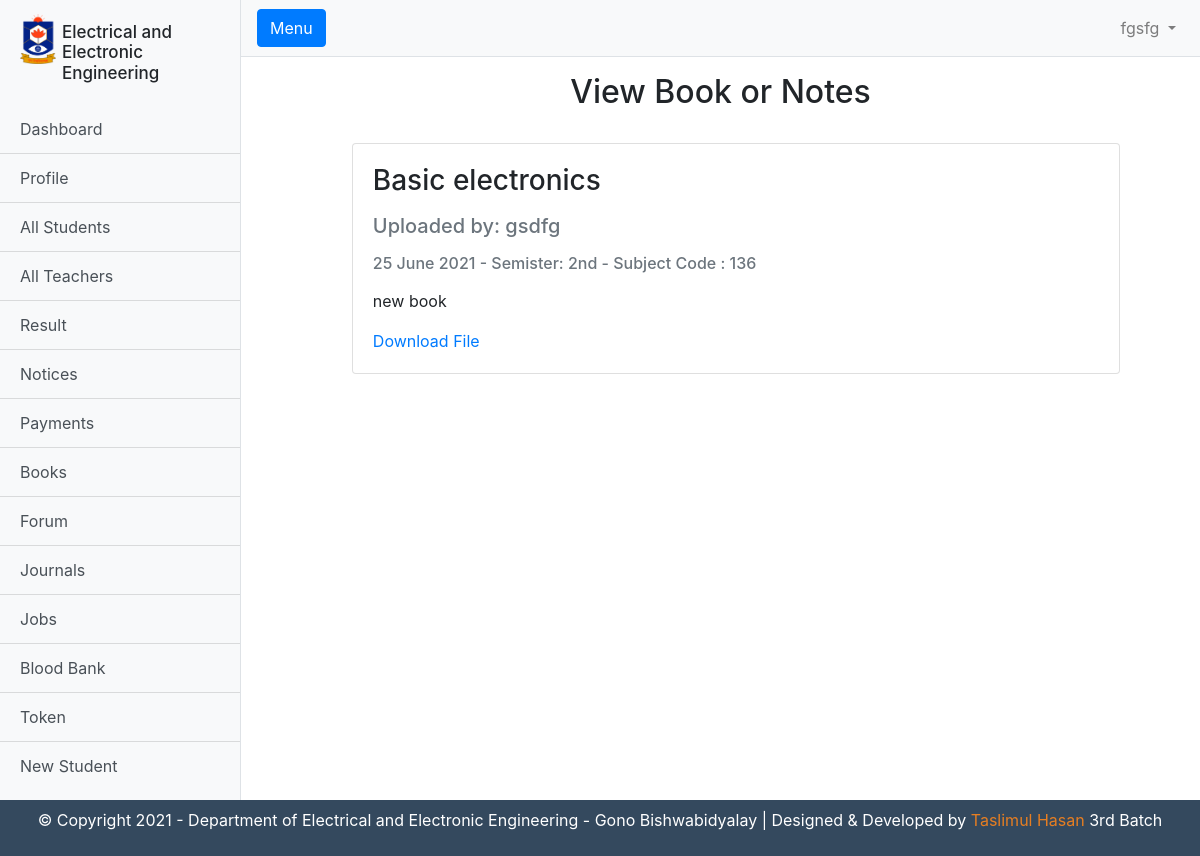
Page /admin/viewbook.php?id=517763236 (signed in) on the committed database.
### tables this page shows
CREATE TABLE `teachers` (
  `id` int(11) NOT NULL,
  `full_name` varchar(255) DEFAULT NULL,
  `fathers_name` varchar(255) DEFAULT NULL,
  `mothers_name` varchar(255) DEFAULT NULL,
  `dob` date NOT NULL,
  `gender` varchar(255) DEFAULT NULL,
  `present_adress` varchar(255) DEFAULT NULL,
  `permanent_adress` varchar(255) DEFAULT NULL,
  `blood_group` varchar(255) DEFAULT NULL,
  `my_phone_number` varchar(255) DEFAULT NULL,
  `position` varchar(255) NOT NULL,
  `email` varchar(255) DEFAULT NULL,
  `password` varchar(255) DEFAULT NULL,
  `img` varchar(255) NOT NULL
);

CREATE TABLE `books` (
  `id` int(11) NOT NULL,
  `title` text NOT NULL,
  `description` text NOT NULL,
  `auther` varchar(255) NOT NULL,
  `date` varchar(255) NOT NULL,
  `sem` varchar(255) NOT NULL,
  `sub_code` varchar(11) NOT NULL,
  `file` varchar(255) NOT NULL,
  `book_id` varchar(255) NOT NULL
);

### admin/logic.php (called while the page is built)
<?php
$email= $_SESSION["email"];
$dbmain = $connection -> query("SELECT * FROM teachers WHERE email = '$email'");
$db = mysqli_fetch_array($dbmain);
?>

### admin/viewbook.php (the view)
<?php
  require_once("templete-parts/header.php");
  $id = $_GET['id'];
  $dbp = mysqli_query($connection, "SELECT * FROM books WHERE book_id= '$id' ");
  $dbmain0 = mysqli_fetch_assoc($dbp);
?>
      <div class="container-fluid">
        <h2 class= "m-3 text-center" >View Book or Notes</h2>
      </div>
      <div class="row ml-3">
            <div class="col-sm-10 m-auto">
                <div class="card mt-3">
                    <div class="card-body">
                        <h3 class="card-title"><?php echo $dbmain0['title']; ?></h3>
                        <h5 class="card-subtitle my-3 text-muted"><?php echo "Uploaded by: " . $dbmain0['auther']; ?></h5>
                        <h6 class="card-subtitle my-3 text-muted"><?php echo   $dbmain0['date'] . " - " . "Semister: " . $dbmain0['sem'] . " - " . " Subject Code : " . $dbmain0['sub_code'];; ?></h6>
                        <p class="card-text"><?php echo $dbmain0["description"]; ?></p>
                        <a href="<?php echo $dbmain0['file']; ?>">Download File</a>
                    </div>
                </div>
            </div>
      </div>
      <?php require_once("templete-parts/footer.php");?>

### admin/templete-parts/header.php (shortened to what this page needs)
<?php
require_once("../rprocess.php");
require_once("./logic.php");
?>
<!DOCTYPE html>
<html lang="en">
<head>
  <link href="vendor/bootstrap/css/bootstrap.min.css" rel="stylesheet">
  <link href="css/sidebar.css" rel="stylesheet">
  <link rel="stylesheet" href="style.css" class="css">
</head>
<body>
  <div class="d-flex" id="wrapper">
    <div class="bg-light border-right" id="sidebar-wrapper">
      <div class="sidebar-heading">
        <img src="img/logo.png" alt="" class="logo">
        <h1 class="head">Electrical and Electronic Engineering</h1>
      </div>
      <div class="list-group list-group-flush">
        <a href="index.php" class="list-group-item list-group-item-action bg-light">Dashboard</a>
        <a href="profile.php" class="list-group-item list-group-item-action bg-light">Profile</a>
        <a href="students.php" class="list-group-item list-group-item-action bg-light">All Students</a>
        <a href="teachers.php" class="list-group-item list-group-item-action bg-light">All Teachers</a>
        <a href="result.php" class="list-group-item list-group-item-action bg-light">Result</a>
        <a href="notices.php" class="list-group-item list-group-item-action bg-light">Notices</a>
        <a href="payments.php" class="list-group-item list-group-item-action bg-light">Payments</a>
        <a href="books.php" class="list-group-item list-group-item-action bg-light">Books</a>
        <a href="forum.php" class="list-group-item list-group-item-action bg-light">Forum</a>
        <a href="journal.php" class="list-group-item list-group-item-action bg-light">Journals</a>
        <a href="jobs.php" class="list-group-item list-group-item-action bg-light">Jobs</a>
        <a href="blood.php" class="list-group-item list-group-item-action bg-light">Blood Bank</a>
        <a href="token.php" class="list-group-item list-group-item-action bg-light">Token</a>
        <a href="new_student.php" class="list-group-item list-group-item-action bg-light">New Student</a>
      </div>
    </div>
    <div id="page-content-wrapper">
      <nav class="navbar navbar-expand-lg navbar-light bg-light border-bottom">
        <button class="btn btn-primary" id="menu-toggle">Menu</button>
        <div class="collapse navbar-collapse" id="navbarSupportedContent">
          <ul class="navbar-nav ml-auto mt-2 mt-lg-0">
            <li class="nav-item dropdown">
              <a class="nav-link dropdown-toggle" href="#" id="navbarDropdown" role="button" data-toggle="dropdown" aria-haspopup="true" aria-expanded="false">
                <?php echo $db["full_name"];?>
              </a>
            </li>
          </ul>
        </div>
      </nav>

### admin/css/sidebar.css (style rules this page uses)
#wrapper { overflow-x: hidden; }
#sidebar-wrapper { min-height: 100vh; margin-left: -15rem; -webkit-transition: margin .25s ease-out; -moz-transition: margin .25s ease-out; -o-transition: margin .25s ease-out; transition: margin .25s ease-out; }
#sidebar-wrapper .sidebar-heading { padding: 0.875rem 1.25rem; font-size: 1.2rem; }
#sidebar-wrapper .list-group { width: 15rem; }
#page-content-wrapper { min-width: 100vw; }
@media (min-width: 768px) { #sidebar-wrapper { margin-left: 0; } }
@media (min-width: 768px) { #page-content-wrapper { min-width: 0; width: 100%; } }

### admin/style.css (style rules this page uses)
.logo { max-height: 50px; float: left; max-width: 3vw; }
.head { float: left; font-size: 17px; overflow: hidden; max-width: 11vw; margin-left: .5vw; margin-top: 1vh; }
.sidebar-heading { padding-right: 0px !important; overflow: hidden; }

### rows in the picture
teachers: full_name "fgsfg"
books: title "Basic electronics", auther "gsdfg", date "25 June 2021", sem "2nd", sub_code "136", description "new book"
